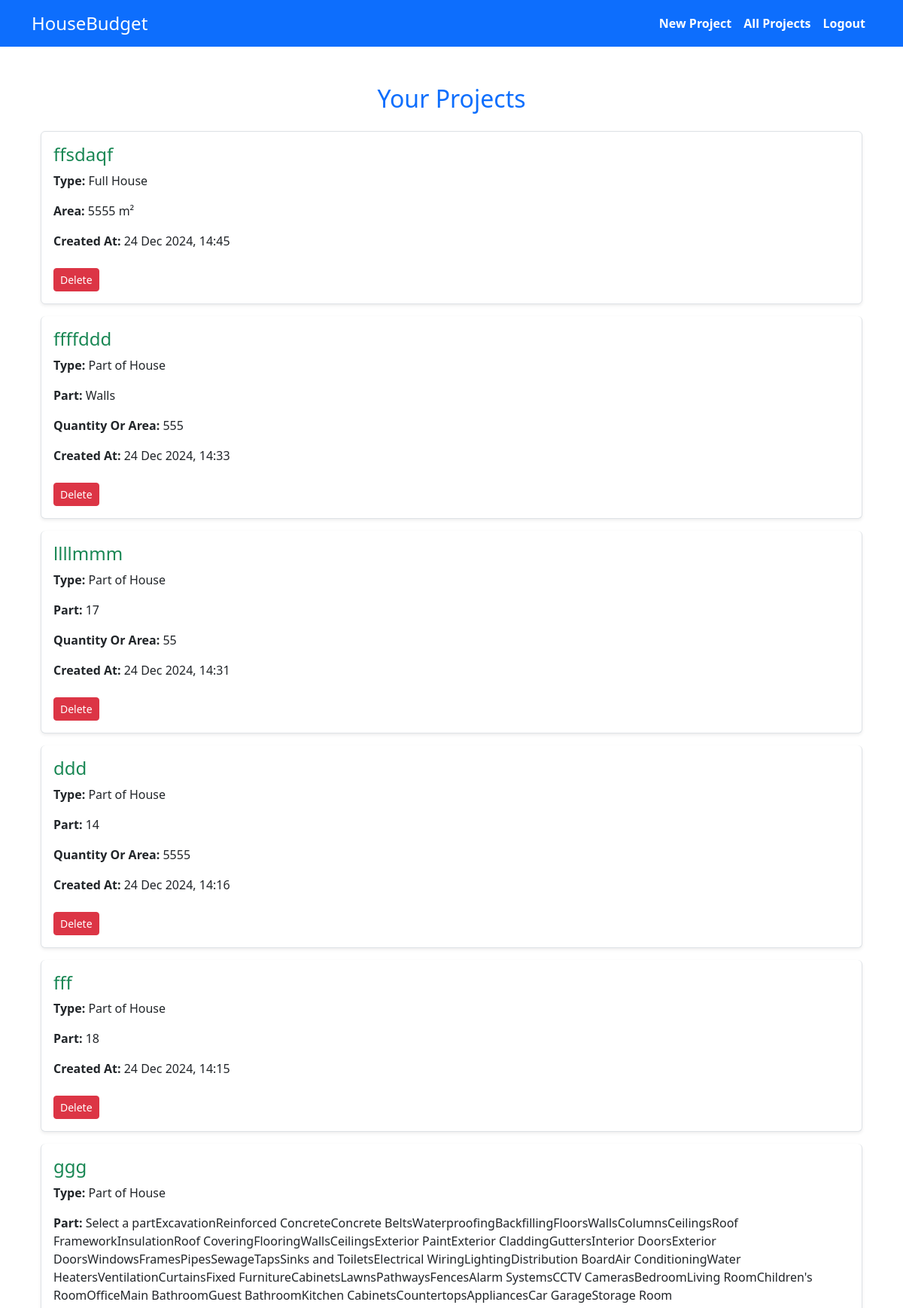
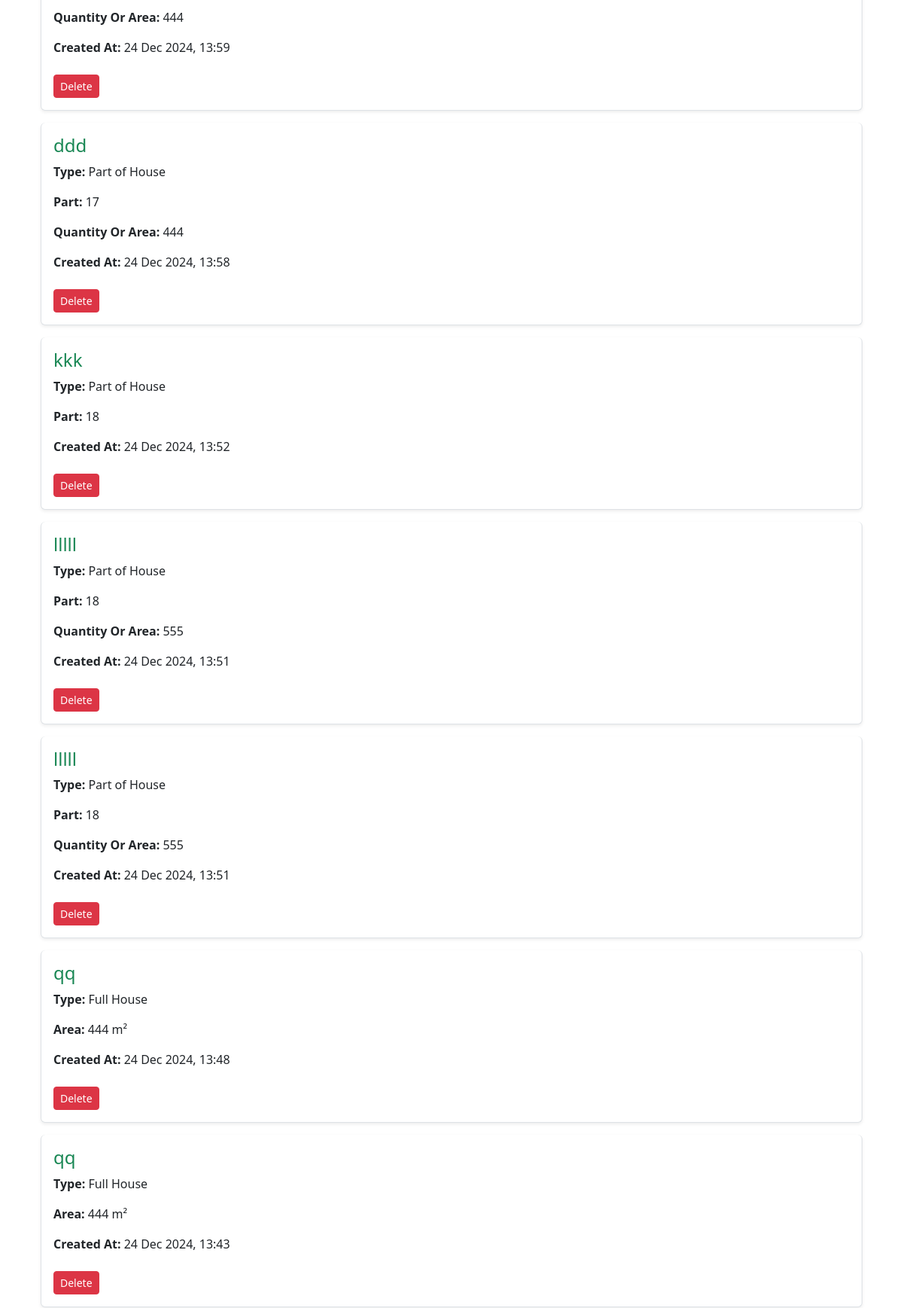
Page /all-projects/ (signed in, upper part) on the committed database (2 pictures, top to bottom).
### cost_calculator/models.py (models this page shows, shortened)
class Project(models.Model):
    title = models.CharField(max_length=255)
    CONSTRUCTION_TYPES = [
        ('full_house', 'Full House'),
        ('part_of_house', 'Part of House'),
    ]
    type = models.CharField(max_length=50, choices=CONSTRUCTION_TYPES)
    area = models.PositiveIntegerField(null=True, blank=True)  # المساحة بالمتر المربع
    part = models.CharField(max_length=255, null=True, blank=True)  # مثال: غرفة المعيشة، المطبخ
    quantity = models.PositiveIntegerField(null=True, blank=True)
    created_at = models.DateTimeField(auto_now_add=True)
    user = models.ForeignKey(User, on_delete=models.CASCADE)

### cost_calculator/views.py (the view)
# urls.py: path('all-projects/', views.all_projects, name='all_projects'),
@login_required
def all_projects(request):
    user_projects = Project.objects.filter(user=request.user)[::-1]
    return render(request, 'cost_calculator/all_projects.html', {'projects': user_projects})

### cost_calculator/templates/cost_calculator/all_projects.html (shortened to what this page needs)
{% extends 'cost_calculator/base.html' %}
{% load static %}
{% block content %}
<div class="container mt-5">
    <h2 class="text-primary text-center mb-4">Your Projects</h2>
    {% if projects %}
    <div class="list-group">
        {% for project in projects %}
            <div class="list-group-item mb-3 shadow-sm p-3 rounded" id="project-{{ project.id }}">
                <h4 class="text-success">{{ project.title }}</h4>
                <p><strong>Type:</strong> {{ project.get_type_display }}</p>
                {% if project.area %}
                    <p><strong>Area:</strong> {{ project.area }} m²</p>
                {% endif %}
                {% if project.part %}
                    <p><strong>Part:</strong> {{ project.part }}</p>
                {% endif %}
                {% if project.quantity %}
                    <p><strong>Quantity Or Area:</strong> {{ project.quantity }}</p>
                {% endif %}
                <p><strong>Created At:</strong> {{ project.created_at|date:"d M Y, H:i" }}</p>
                <button class="btn btn-danger btn-sm mt-2 delete-btn" data-id="{{ project.id }}">Delete</button>
            </div>
        {% endfor %}
    </div>
    {% else %}
        <p class="text-center text-muted">No projects found.</p>
    {% endif %}
</div>
{% endblock %}

### cost_calculator/templates/cost_calculator/base.html (shortened to what this page needs)
{% load static %}
<!DOCTYPE html>
<html lang="en">
<head>
    <link rel="stylesheet" href="https://cdn.jsdelivr.net/npm/bootstrap@5.3.0/dist/css/bootstrap.min.css">
    <link rel="stylesheet" href="{% static 'cost_calculator/css/home.css' %}">
</head>
<body>
    <header>
        <nav class="navbar navbar-expand-lg navbar-light bg-primary">
            <div class="container">
                <a class="navbar-brand text-white" href="{% url 'cost_calculator:home' %}">HouseBudget</a>
                <div class="collapse navbar-collapse" id="navbarNav">
                    <ul class="navbar-nav ms-auto">
                        {% if user.is_authenticated %}
                        <li class="nav-item">
                            <a class="nav-link text-white" href="{% url 'cost_calculator:new_project' %}">New Project</a>
                        </li>
                        <li class="nav-item">
                            <a class="nav-link text-white" href="{% url 'cost_calculator:all_projects' %}">All Projects</a>
                        </li>
                        <li class="nav-item">
                            <a class="nav-link text-white" href="{% url 'cost_calculator:logout' %}">Logout</a>
                        </li>
                        {% endif %}
                    </ul>
                </div>
            </div>
        </nav>
    </header>
    <main class="container mt-4">
        {% block content %}
        {% endblock %}
    </main>
</body>
</html>

### cost_calculator/static/cost_calculator/css/home.css (style rules this page uses)
a { text-decoration: none; }
.navbar-brand { font-size: 1.5rem; }
.navbar-nav .nav-item .nav-link { font-weight: bold; }
header { border-bottom: 2px solid #ffffff; }

### rows in the picture
Project: title "ffsdaqf", type "Full House", area "5555", created_at "24 Dec 2024, 14:45"
Project: title "ffffddd", type "Part of House", part "Walls", quantity "555", created_at "24 Dec 2024, 14:33"
Project: title "llllmmm", type "Part of House", part "17", quantity "55", created_at "24 Dec 2024, 14:31"
Project: title "ddd", type "Part of House", part "14", quantity "5555", created_at "24 Dec 2024, 14:16"
Project: title "fff", type "Part of House", part "18", created_at "24 Dec 2024, 14:15"
Project: title "ggg", type "Part of House", part "Select a partExcavationReinforced ConcreteConcrete BeltsWaterproofingBackfillingFloorsWallsColumnsCeilingsRoof FrameworkInsulationRoof CoveringFlooringWallsCeilingsExterior PaintExterior CladdingGuttersInterior DoorsExterior DoorsWindowsFramesPipesSewageTapsSinks and ToiletsElectrical WiringLightingDistribution BoardAir ConditioningWater HeatersVentilationCurtainsFixed FurnitureCabinetsLawnsPathwaysFencesAlarm SystemsCCTV CamerasBedroomLiving RoomChildren's RoomOfficeMain BathroomGuest BathroomKitchen CabinetsCountertopsAppliancesCar GarageStorage Room", quantity "444", created_at "24 Dec 2024, 13:59"
Project: title "ddd", type "Part of House", part "17", quantity "444", created_at "24 Dec 2024, 13:58"
Project: title "kkk", type "Part of House", part "18", created_at "24 Dec 2024, 13:52"
Project: title "lllll", type "Part of House", part "18", quantity "555", created_at "24 Dec 2024, 13:51"
Project: title "lllll", type "Part of House", part "18", quantity "555", created_at "24 Dec 2024, 13:51"
Project: title "qq", type "Full House", area "444", created_at "24 Dec 2024, 13:48"
Project: title "qq", type "Full House", area "444", created_at "24 Dec 2024, 13:43"
